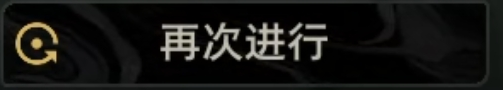
#> input picture templates/restart.png, 503 x 90 px
$ python '二值化.py'
#> lines starting #> are read from the running program, lines starting #| are printed output that depends on the picture; after the words box and inside, x2 and y2 are one past the last pixel; in counts of white or black regions, pixels touching at a corner belong together
import cv2
import numpy as np
import matplotlib.pyplot as plt

# 读取灰度图像
img = cv2.imread('../templates/restart.png', cv2.IMREAD_GRAYSCALE)
#> img: shape (90, 503); min 0, max 193, mean 22.7

# 创建子图
fig, axes = plt.subplots(3, 4, figsize=(15, 10))

# 原始图像
axes[0, 0].imshow(img, cmap='gray')
axes[0, 0].set_title('Original')
axes[0, 0].axis('off')

# 不同blockSize的效果
block_sizes = [3, 11, 21]
for i, block_size in enumerate(block_sizes):
    binary = cv2.adaptiveThreshold(img, 255, cv2.ADAPTIVE_THRESH_GAUSSIAN_C,
                                  cv2.THRESH_BINARY, block_size, 2)
    axes[0, i+1].imshow(binary, cmap='gray')
    axes[0, i+1].set_title(f'blockSize={block_size}')
    axes[0, i+1].axis('off')
#> this loop made 3 passes
#> pass 1, `binary = cv2.adaptiveThreshold(img, 255, cv2.ADAPTIVE_THRESH_GAUSSIAN_..`:
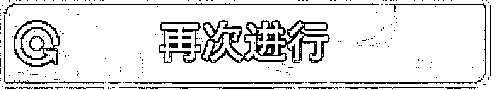
#> binary: shape (90, 503); 87.7% white; black in thin lines or dots

# 不同C值的效果
C_values = [-5, 0, 5, 10]
for i, C in enumerate(C_values):
    binary = cv2.adaptiveThreshold(img, 255, cv2.ADAPTIVE_THRESH_GAUSSIAN_C,
                                  cv2.THRESH_BINARY, 11, C)
    axes[1, i].imshow(binary, cmap='gray')
    axes[1, i].set_title(f'C={C}')
    axes[1, i].axis('off')
#> this loop made 4 passes
#> pass 1, `binary = cv2.adaptiveThreshold(img, 255, cv2.ADAPTIVE_THRESH_GAUSSIAN_..`:
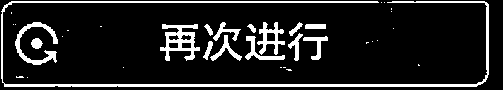
#> binary: shape (90, 503); 12.9% white; 36 white regions (21 under 20 px), largest, box (x1, y1, x2, y2) and area: (1, 1, 489, 87) 2765, (160, 24, 200, 61) 667, (15, 22, 58, 65) 531
#> pass 2, `binary = cv2.adaptiveThreshold(img, 255, cv2.ADAPTIVE_THRESH_GAUSSIAN_..`:
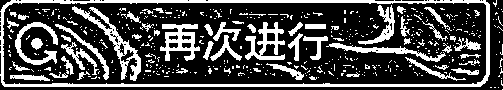
#> binary: shape (90, 503); 28.1% white; 456 white regions (397 under 20 px), largest, box (x1, y1, x2, y2) and area: (0, 0, 490, 87) 3475, (72, 6, 141, 81) 924, (160, 24, 200, 61) 739
#> pass 3, `binary = cv2.adaptiveThreshold(img, 255, cv2.ADAPTIVE_THRESH_GAUSSIAN_..`:
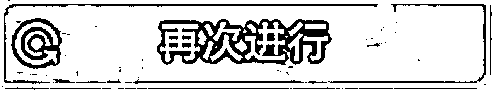
#> binary: shape (90, 503); 82.8% white; 64 black regions (42 under 20 px), largest, box (x1, y1, x2, y2) and area: (157, 19, 332, 65) 3661, (11, 18, 62, 69) 1146, (4, 4, 378, 84) 990

# 不同方法的对比
# 方法1：均值法
binary_mean = cv2.adaptiveThreshold(img, 255, cv2.ADAPTIVE_THRESH_MEAN_C,
                                   cv2.THRESH_BINARY, 11, 2)
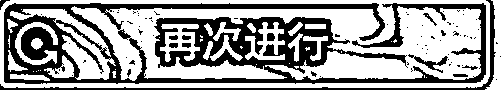
#> binary_mean: shape (90, 503); 61.5% white; 80 black regions (67 under 20 px), largest, box (x1, y1, x2, y2) and area: (4, 3, 486, 84) 15245, (0, 0, 496, 90) 1392, (408, 54, 448, 73) 193
axes[2, 0].imshow(binary_mean, cmap='gray')
axes[2, 0].set_title('MEAN_C Method')
axes[2, 0].axis('off')

# 方法2：高斯法
binary_gaussian = cv2.adaptiveThreshold(img, 255, cv2.ADAPTIVE_THRESH_GAUSSIAN_C,
                                       cv2.THRESH_BINARY, 11, 2)
axes[2, 1].imshow(binary_gaussian, cmap='gray')
axes[2, 1].set_title('GAUSSIAN_C Method')
axes[2, 1].axis('off')

# 反向阈值
binary_inv = cv2.adaptiveThreshold(img, 255, cv2.ADAPTIVE_THRESH_GAUSSIAN_C,
                                  cv2.THRESH_BINARY_INV, 11, 2)
#> binary_inv: shape (90, 503); 29.9% white; 150 white regions (132 under 20 px), largest, box (x1, y1, x2, y2) and area: (4, 3, 486, 84) 6531, (154, 18, 343, 70) 4422, (0, 0, 494, 90) 1697
axes[2, 2].imshow(binary_inv, cmap='gray')
axes[2, 2].set_title('BINARY_INV')
axes[2, 2].axis('off')

# 固定阈值对比
_, binary_fixed = cv2.threshold(img, 127, 255, cv2.THRESH_BINARY)
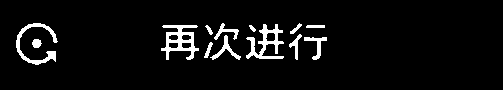
#> binary_fixed: shape (90, 503); 5.5% white; 13 white regions, largest, box (x1, y1, x2, y2) and area: (161, 25, 199, 60) 594, (246, 24, 284, 59) 532, (16, 23, 58, 65) 455
axes[2, 3].imshow(binary_fixed, cmap='gray')
axes[2, 3].set_title('Fixed Threshold')
axes[2, 3].axis('off')

plt.tight_layout()
plt.show()
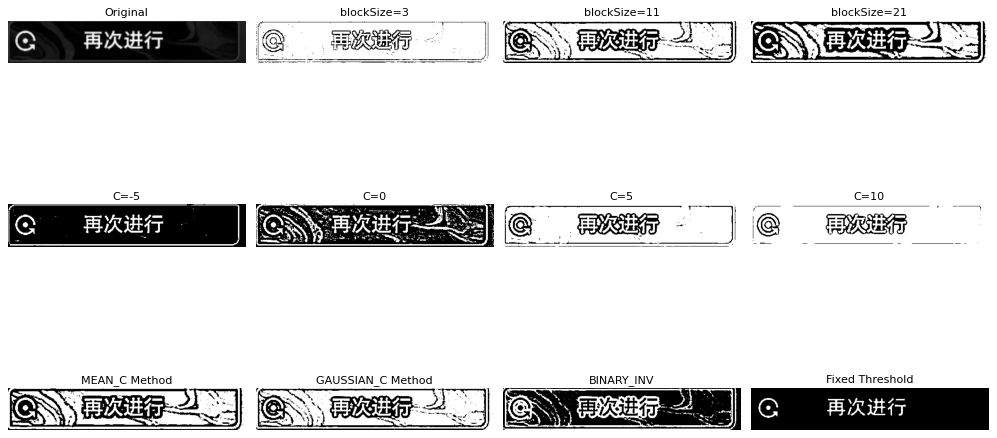
#> figure drawn by matplotlib, 12 panels

$ run again, with templates/confirm.png copied over templates/restart.png
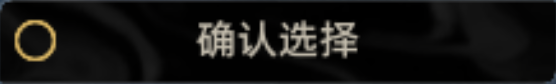
#> input picture templates/confirm.png, 556 x 84 px
#> the loop `for i, block_size in enumerate(block_sizes):` made 3 passes
#> pass 1, `binary = cv2.adaptiveThreshold(img, 255, cv2.ADAPTIVE_THRESH_GAUSSIAN_..`:
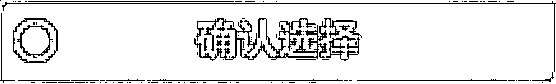
#> binary: shape (84, 556); 90.5% white; black in thin lines or dots
#> binary_mean: shape (84, 556); 69.3% white; 75 black regions (57 under 20 px), largest, box (x1, y1, x2, y2) and area: (0, 1, 556, 82) 7334, (191, 14, 364, 67) 4640, (9, 14, 62, 74) 1001
#> binary_inv: shape (84, 556); 22% white; 54 white regions (42 under 20 px), largest, box (x1, y1, x2, y2) and area: (0, 1, 556, 83) 4789, (192, 16, 363, 63) 3982, (10, 15, 61, 66) 731
#> `_, binary_fixed = cv2.threshold(img, 127, 255, cv2.THRESH_BINARY)`:
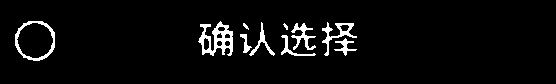
#> binary_fixed: shape (84, 556); 4.4% white; 10 white regions (1 under 20 px), largest, box (x1, y1, x2, y2) and area: (198, 21, 233, 56) 587, (15, 21, 55, 61) 358, (322, 22, 357, 56) 299

$ run again, with templates/continue.png copied over templates/restart.png
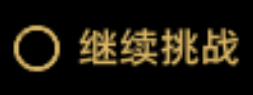
#> input picture templates/continue.png, 253 x 95 px
#> the loop `for i, block_size in enumerate(block_sizes):` made 3 passes
#> pass 1, `binary = cv2.adaptiveThreshold(img, 255, cv2.ADAPTIVE_THRESH_GAUSSIAN_..`:
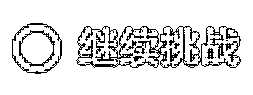
#> binary: shape (95, 253); 88.4% white; black in thin lines or dots, all inside (x1, y1, x2, y2) = (12, 23, 241, 74)
#> binary_mean: shape (95, 253); 73.2% white; 10 black regions, largest, box (x1, y1, x2, y2) and area: (74, 22, 244, 72) 4330, (8, 19, 66, 77) 1067, (19, 31, 54, 66) 619
#> binary_inv: shape (95, 253); 22.5% white; 10 white regions, largest, box (x1, y1, x2, y2) and area: (75, 24, 243, 70) 3772, (9, 21, 65, 76) 785, (19, 31, 55, 66) 499
#> `_, binary_fixed = cv2.threshold(img, 127, 255, cv2.THRESH_BINARY)`:
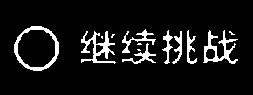
#> binary_fixed: shape (95, 253); 8.8% white; 13 white regions (5 under 20 px), largest, box (x1, y1, x2, y2) and area: (14, 26, 59, 71) 455, (81, 31, 116, 64) 439, (203, 30, 238, 64) 407

$ run again, with templates/start.png copied over templates/restart.png
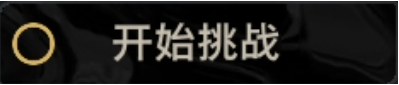
#> input picture templates/start.png, 399 x 85 px
#> binary_mean: shape (85, 399); 54% white; 33 black regions (25 under 20 px), largest, box (x1, y1, x2, y2) and area: (0, 1, 398, 84) 14541, (17, 28, 50, 60) 559, (127, 29, 138, 40) 120
#> binary_inv: shape (85, 399); 36.7% white; 68 white regions (59 under 20 px), largest, box (x1, y1, x2, y2) and area: (0, 1, 398, 84) 11051, (17, 28, 50, 60) 460, (312, 50, 385, 70) 255
#> `_, binary_fixed = cv2.threshold(img, 127, 255, cv2.THRESH_BINARY)`:
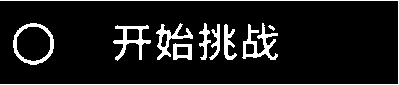
#> binary_fixed: shape (85, 399); 10.2% white; 10 white regions, largest, box (x1, y1, x2, y2) and area: (0, 0, 399, 85) 881, (242, 23, 278, 60) 507, (113, 25, 151, 61) 446
